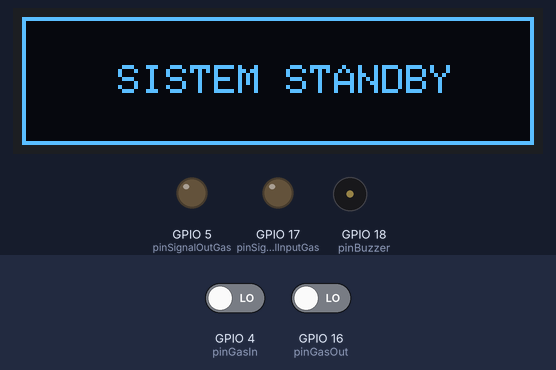
This sketch was run on a simulated ESP32-S3. On the bench: 128×32 one-colour display, output pins drawn as LEDs (lit = HIGH), buzzer (waves = sounding, pin HIGH). Inputs (shaded band) come from the test bench; at power-on: GPIO 4 (pinGasIn) LOW, GPIO 16 (pinGasOut) LOW. What the sketch prints to the serial monitor is not drawn.

Above: at 4.2 s.
4.3 s: GPIO 4 (pinGasIn) driven HIGH
At 4.35 s:
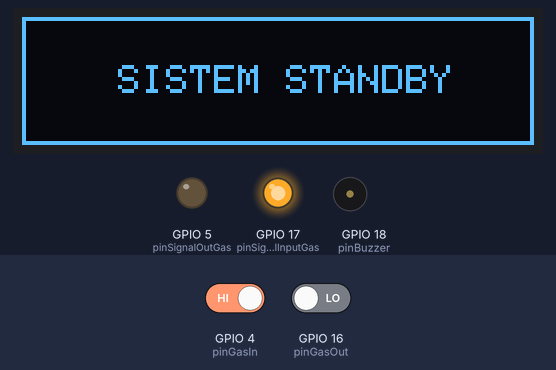
At 7.31 s:
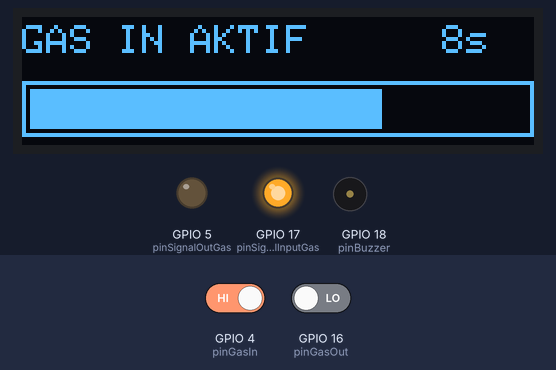
Timing chart, 0 to 26.8 s (numbered marks = the images above; inputs shaded):
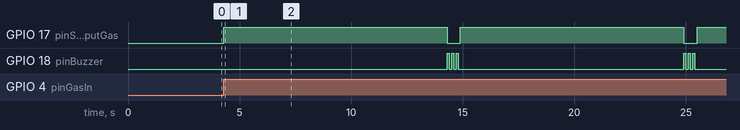

The sketch:

chamber_control.ino
```cpp
#include <Adafruit_GFX.h>
#include <Adafruit_SSD1306.h>
#include <Wire.h>

// oled screen config
#define SCREEN_WIDTH 128
#define SCREEN_HEIGHT 32
Adafruit_SSD1306 display(SCREEN_WIDTH, SCREEN_HEIGHT, &Wire, -1);

// PINS
const int pinGasIn = 4;
const int pinGasOut = 16;
const int pinSignalInputGas = 17;
const int pinSignalOutGas = 5;
const int pinBuzzer = 18;

// Override pin I2C agar tidak bentrok
const int I2C_SDA = 8;
const int I2C_SCL = 9;

// process timer (dalam milidetik, 10000 = 10 detik)
unsigned long durasiGasIn = 10000;
unsigned long durasiGasOut = 10000;

// state variables
bool gasInProcess = false;
bool gasOutProcess = false;
bool prevGasInProcess = false;
bool prevGasOutProcess = false;
unsigned long processTime = 0;
unsigned long lastDisplayUpdate = 0; // Untuk animasi OLED 50ms

void setup() {
  Serial.begin(115200);
  // PENTING UNTUK ESP32-S3: Tunggu USB CDC aktif sebelum print apa-apa
  delay(3000);
  Serial.println("\n\n--- Memulai Sistem ESP32-S3 ---");

  pinMode(pinGasIn, INPUT);
  pinMode(pinGasOut, INPUT);
  pinMode(pinSignalInputGas, OUTPUT);
  pinMode(pinSignalOutGas, OUTPUT);
  pinMode(pinBuzzer, OUTPUT);

  digitalWrite(pinSignalInputGas, LOW);
  digitalWrite(pinSignalOutGas, LOW);
  digitalWrite(pinBuzzer, LOW);

  Wire.begin(I2C_SDA, I2C_SCL);

  // display ini
  if (!display.begin(SSD1306_SWITCHCAPVCC, 0x3c)) {
    // Jika OLED tidak terpasang, print berulang kali agar tidak terlewat di
    // Serial Monitor
    for (;;) {
      Serial.println(F("Gagal inisialisasi OLED! Cek koneksi kabel (atau "
                       "pasang ke board)."));
      delay(2000);
    }
  }

  // Wajib atur warna teks, jika tidak teks akan transparan/hitam
  display.setTextColor(SSD1306_WHITE);

  tampilkanStandby();

  Serial.println("OLED Berhasil. Sistem Siap!");
}

void loop() {
  unsigned long waktuSekarang = millis();

  // --- 1. CEK JIKA TIDAK ADA PROSES YANG BERJALAN (IDLE) ---
  if (!gasInProcess && !gasOutProcess) {

    // Baca tombol Gas In
    if (digitalRead(pinGasIn) == HIGH) {
      gasInProcess = true;
      processTime = waktuSekarang;
      digitalWrite(pinSignalInputGas, HIGH);

      Serial.println("Tombol Gas IN Ditekan! Memulai Proses...");
    }
    // Baca tombol Gas Out
    else if (digitalRead(pinGasOut) == HIGH) {
      gasOutProcess = true;
      processTime = waktuSekarang;
      digitalWrite(pinSignalOutGas, HIGH);

      Serial.println("Tombol Gas OUT Ditekan! Memulai Proses...");
    }
  }

  // --- 2. PROSES GAS IN BERJALAN ---
  if (gasInProcess) {
    unsigned long waktuBerjalan = waktuSekarang - processTime;

    // Jika waktu habis
    if (waktuBerjalan >= durasiGasIn) {
      digitalWrite(pinSignalInputGas, LOW); // Matikan Valve & Pompa
      gasInProcess = false;
      bunyiBuzzerSelesai();
    }
  }

  // --- 3. PROSES GAS OUT BERJALAN ---
  if (gasOutProcess) {
    unsigned long waktuBerjalan = waktuSekarang - processTime;

    // Jika waktu habis
    if (waktuBerjalan >= durasiGasOut) {
      digitalWrite(pinSignalOutGas, LOW); // Matikan Valve & Pompa
      gasOutProcess = false;
      bunyiBuzzerSelesai();
    }
  }

  // --- 4. UPDATE LAYAR OLED (UI/UX 60FPS) ---
  // Kita perbarui layar setiap 50ms agar animasi progress bar mulus
  if (waktuSekarang - lastDisplayUpdate >= 50) {
    lastDisplayUpdate = waktuSekarang;

    if (!gasInProcess && !gasOutProcess) {
      // Hanya gambar layar standby jika baru saja berubah dari aktif ke mati
      // (Mencegah flicker karena digambar terus-menerus)
      if (prevGasInProcess || prevGasOutProcess) {
        tampilkanStandby();
      }
    } else if (gasInProcess) {
      tampilkanAktif("GAS IN AKTIF", waktuSekarang - processTime, durasiGasIn);
    } else if (gasOutProcess) {
      tampilkanAktif("GAS OUT AKTIF", waktuSekarang - processTime,
                     durasiGasOut);
    }

    // Simpan riwayat status
    prevGasInProcess = gasInProcess;
    prevGasOutProcess = gasOutProcess;
  }
}

// Fungsi untuk membunyikan buzzer 3 kali
void bunyiBuzzerSelesai() {
  for (int i = 0; i < 3; i++) {
    digitalWrite(pinBuzzer, HIGH);
    delay(100);
    digitalWrite(pinBuzzer, LOW);
    delay(100);
  }
}

// ================= FUNGSI DESAIN UI OLED =================

void tampilkanStandby() {
  display.clearDisplay();

  // Gambar bingkai luar
  display.drawRect(0, 0, 128, 32, SSD1306_WHITE);

  display.setTextSize(1);
  display.setCursor(24, 12);
  display.print("SISTEM STANDBY");

  display.display();
}

void tampilkanAktif(String mode, unsigned long waktuBerjalan,
                    unsigned long durasiTotal) {
  display.clearDisplay();

  // Teks Mode di kiri atas
  display.setTextSize(1);
  display.setCursor(0, 2);
  display.print(mode);

  // Hitung sisa detik untuk teks di kanan atas
  long sisaWaktuMs = durasiTotal - waktuBerjalan;
  if (sisaWaktuMs < 0)
    sisaWaktuMs = 0;
  int sisaDetik = (sisaWaktuMs / 1000) + 1;
  if (sisaDetik > (durasiTotal / 1000))
    sisaDetik = (durasiTotal / 1000); // Capping display

  display.setCursor(105, 2);
  display.print(sisaDetik);
  display.print("s");

  // Gambar Bingkai Progress Bar (Kotak luar)
  display.drawRect(0, 16, 128, 14, SSD1306_WHITE);

  // Hitung lebar isi progress bar (Menyusut dari 124 pixel ke 0)
  int fillWidth = map(sisaWaktuMs, 0, durasiTotal, 0, 124);

  // Gambar isi progress bar
  display.fillRect(2, 18, fillWidth, 10, SSD1306_WHITE);

  display.display();
}
```

Measured:
- after the input at 4.3 s, GPIO 17 (pinSignalInputGas): alternates HIGH for 10.0 s and LOW for 0.60 s, starting at once; GPIO 18 (pinBuzzer): LOW → HIGH after 10.0 s, → LOW 0.10 s later, → HIGH 0.10 s later, → LOW 0.10 s later, … (12 changes in this stretch)
